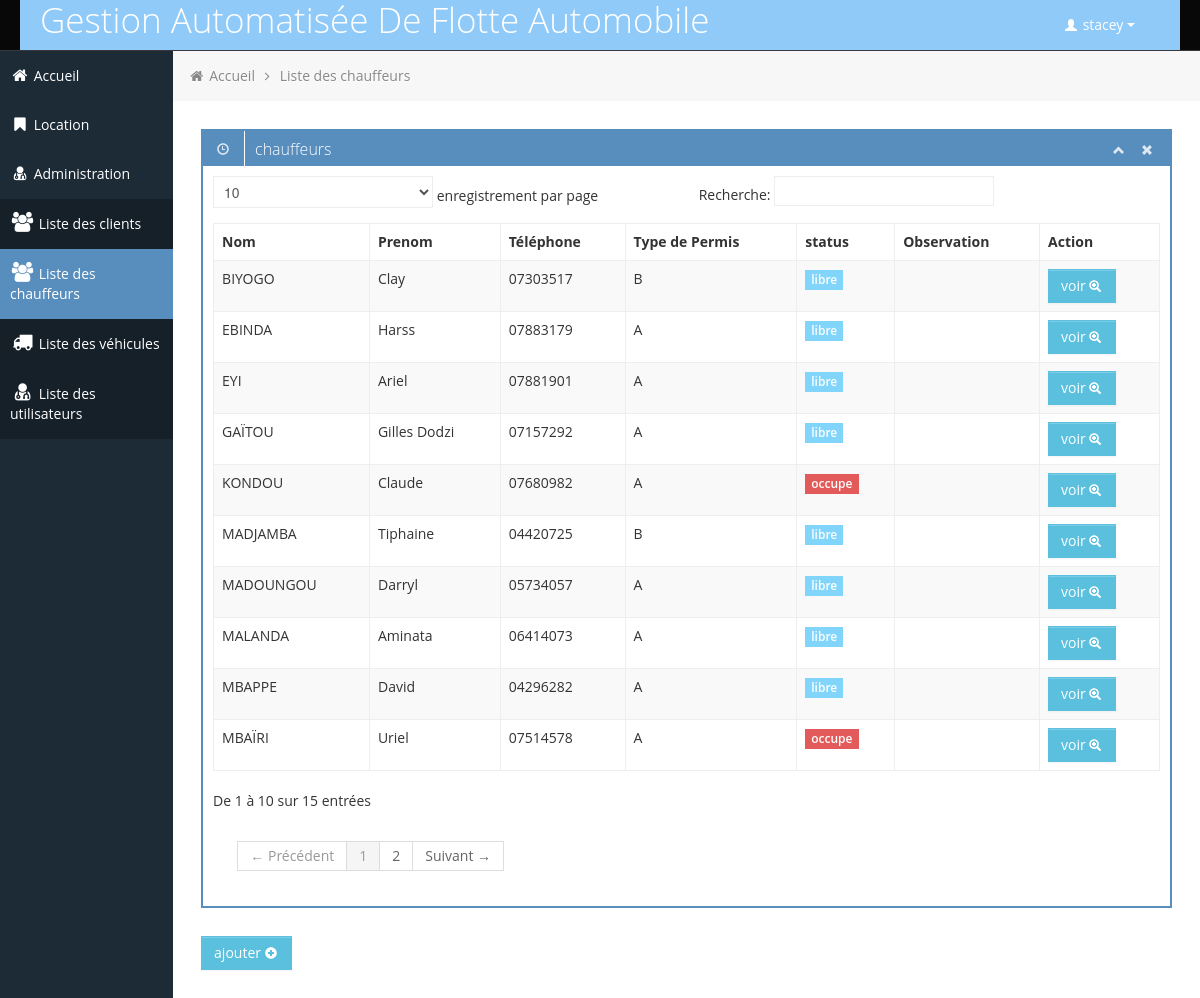
The app's page /l_cha.php (signed in) with its own data.
### tables this page shows
CREATE TABLE IF NOT EXISTS `chauffeur` (
  `id` int(11) NOT NULL AUTO_INCREMENT COMMENT 'Identifiant unique attribué à la création de l’enregistrement ',
  `nom` varchar(255) NOT NULL COMMENT 'nom du chauffeur',
  `prenom` varchar(255) NOT NULL COMMENT 'prénom du chauffeur',
  `permis` varchar(255) NOT NULL COMMENT 'permis du chauffeur',
  `tel` varchar(255) NOT NULL COMMENT 'téléphone du chauffeur',
  `obs` varchar(255) NOT NULL COMMENT 'observateur concernant le chauffeur',
  `status` varchar(255) NOT NULL COMMENT 'status du chauffeur (occupé, libre)',
  `photo` varchar(255) NOT NULL COMMENT 'photo du chauffeur',
  `id_fact` int(11) NOT NULL,
  `numPermis` varchar(100) NOT NULL,
  PRIMARY KEY (`id`),
  KEY `n°permis` (`permis`)
);

### l_cha.php (the view, shortened to what this page needs)
<?php
include('connexion.php');
?>
<!DOCTYPE html>
<html lang="en">
<head>
	<link id="bootstrap-style" href="css/bootstrap.min.css" rel="stylesheet">
	<link href="css/bootstrap-responsive.min.css" rel="stylesheet">
	<link id="base-style" href="css/style.css" rel="stylesheet">
	<link id="base-style-responsive" href="css/style-responsive.css" rel="stylesheet">
</head>
<body>
	<div class="navbar">
		<div class="navbar-inner">
			<div <?php if($_SESSION['level']==1) echo'style="background: #90caf9"';?> class="container-fluid">
				<?php
				if($_SESSION['level']==2)
				echo '
					<a class="brand" href="#"><span style="color: #bbdefb;" >Gestion Automatisée De Flotte Automobile</span></a>';
				else
				echo '<a class="brand" href="#"><span style="color: #ffffff;" >Gestion Automatisée De Flotte Automobile</span></a>';
				?>
				<div class="nav-no-collapse header-nav">
					<ul class="nav pull-right">
						<li class="dropdown">
							<a class="btn dropdown-toggle" data-toggle="dropdown" href="#">
								<i class="halflings-icon white user"></i>  <?php echo " ".$_SESSION['login'];  ?>
								<span class="caret"></span>
							</a>
						</li>
					</ul>
				</div>
			</div>
		</div>
	</div>
		<div class="container-fluid-full">
		<div class="row-fluid">
			<div id="sidebar-left" class="span2">
				<div class="nav-collapse sidebar-nav">
					<ul class="nav nav-tabs nav-stacked main-menu">
						<li><a href="accueil.php"><i class="icon-home"></i><span class="hidden-tablet"> Accueil</span></a></li>
						<li>
							<a class="dropmenu" href="#"><i class="icon-bookmark"></i><span class="hidden-tablet"> Location</span></a>
						</li>
						<li>
							<a class="dropmenu" href="#"><i class="icon-user-md"></i><span class="hidden-tablet"> Administration</span></a>
							<ul>
								<li><a class="submenu" href="l_cli.php"><i class="icon-group"></i><span class="hidden-tablet"> Liste des clients</span></a></li>
								<li><a class="submenu" href="l_cha.php"><i class="icon-group"></i><span class="hidden-tablet"> Liste des chauffeurs</span></a></li>
								<li><a class="submenu" href="l_veh.php"><i class="icon-truck"></i><span class="hidden-tablet"> Liste des véhicules</span></a></li>
								<?php
								echo '<li><a class="submenu" href="l_user.php"><i class="icon-user-md"></i><span class="hidden-tablet"> Liste des utilisateurs</span></a></li>';
								?>
							</ul>
						</li>
						</ul>
				</div>
			</div>
			<div id="content" class="span10">
			<ul class="breadcrumb">
				<li>
					<i class="icon-home"></i>
					<a href="accueil.php">Accueil</a>
					<i class="icon-angle-right"></i>
				</li>
				<li><a href="#">Liste des chauffeurs</a></li>
			</ul>
			<div class="row-fluid sortable">
				<div class="box span12">
					<div class="box-header" data-original-title>
						<h2><i class="halflings-icon white time"></i><span class="break"></span>chauffeurs</h2>
						<div class="box-icon">
							<a href="#" class="btn-minimize"><i class="halflings-icon white chevron-up"></i></a>
							<a href="#" class="btn-close"><i class="halflings-icon white remove"></i></a>
						</div>
					</div>
					<div class="box-content">
						<table class="table table-striped table-bordered bootstrap-datatable datatable">
						  <thead>
							  <tr>
								  <th>Nom</th>
								  <th>Prenom</th>
								  <th>Téléphone</th>
								  <th>Type de Permis</th>
								  <th>status</th>
								  <th>Observation</th>
								  <th>Action</th>
							  </tr>
						  </thead>
						  <tbody>
						  <?php
$req = $bdd->query('SELECT * FROM chauffeur ;');
while ($data= $req->fetch())
	{
	?>
							<tr>
								<td class="center"><?php echo $data['nom'];?></td>
								<td class="center"><?php echo $data['prenom'];?></td>
								<td class="center"><?php echo $data['tel'];?></td>
								<td class="center"><?php echo $data['permis'];?></td>
								<td class="center">
								<?php if($data['status']=="occupe")
									echo '<span class="label label-important">'.$data['status'].'</span>';
								      elseif($data['status']=="libre")
									echo '<span class="label label-success">'.$data['status'].'</span>';
										else
											echo '<span class="label">Aucun</span>';
										?>
								</td>
								<td class="center">
								</td>
								<td class="center">
									<a class="btn btn-info " href="affiche.php?action=chauffeur&amp;id=<?php echo $data['id'];?>" >voir
										<i class="halflings-icon white zoom-in"></i>
									</a>
								</td>
<?php
}
?>
						  </tbody>
					  </table>
					</div>
				</div>
			</div>
			<div class="col-lg-4">
                        <div >
                        <div >
                            <a class="btn btn-info" href="add_ch.php" >ajouter
										<i class="halflings-icon white plus-sign"></i>
									</a>
                        </div>
                    </div>
                    </div>
	</div>
		</div>
		</div>
</body>
</html>

### css/style-responsive.css (style rules this page uses)
@media (min-width: 1200px) { .container-fluid-full { overflow: hidden; position: relative; height: 100%; } }
@media (min-width: 1200px) { #content { width: 85.578%; padding: 28px; margin: 0px 0px; margin-left: 14.422% !important; } }
@media (min-width: 1200px) { #sidebar-left { background: #1C2B36; margin-left: 0px !important; position: absolute; height: 100%; } }
@media (min-width: 1200px) { .sidebar-nav > ul { margin: 0px; } }

### css/halflings.css (style rules this page uses)
html, html .halflings { -webkit-font-smoothing: antialiased !important; }
.halflings-icon { display: inline-block; width: 14px; height: 14px; line-height: 14px; vertical-align: text-top; background-image: url(../img/glyphicons_halflings.svg); background-position: 0 0; background-repeat: no-repeat; vertical-align: top; *display: inline; *zoom: 1; *margin-right: .3em; }
.halflings-icon.white { background-image: url(../img/glyphicons_halflings-white.svg); }
.halflings-icon.user { background-position: -168px 0; }
.halflings-icon.remove { background-position: -312px 0; }
.halflings-icon.zoom-in { background-position: -336px 0; }
.halflings-icon.time { background-position: -48px -24px; }
.halflings-icon.plus-sign { background-position: 0 -96px; }
.halflings-icon.chevron-up { background-position: -288px -120px; }

### records on screen
chauffeur: nom "KONDOU", prenom "Claude", tel "07680982", permis "A", status "occupe"
chauffeur: nom "GAÏTOU", prenom "Gilles Dodzi", tel "07157292", permis "A", status "libre"
chauffeur: nom "MBAÏRI", prenom "Uriel", tel "07514578", permis "A", status "occupe"
chauffeur: nom "MADOUNGOU", prenom "Darryl", tel "05734057", permis "A", status "libre"
chauffeur: nom "MBAPPE", prenom "David", tel "04296282", permis "A", status "libre"
chauffeur: nom "BIYOGO", prenom "Clay", tel "07303517", permis "B", status "libre"
chauffeur: nom "MADJAMBA", prenom "Tiphaine", tel "04420725", permis "B", status "libre"
chauffeur: nom "MALANDA", prenom "Aminata", tel "06414073", permis "A", status "libre"
chauffeur: nom "EYI", prenom "Ariel", tel "07881901", permis "A", status "libre"
chauffeur: nom "EBINDA", prenom "Harss", tel "07883179", permis "A", status "libre"

### other values on screen
$_SESSION['login'] "stacey"
